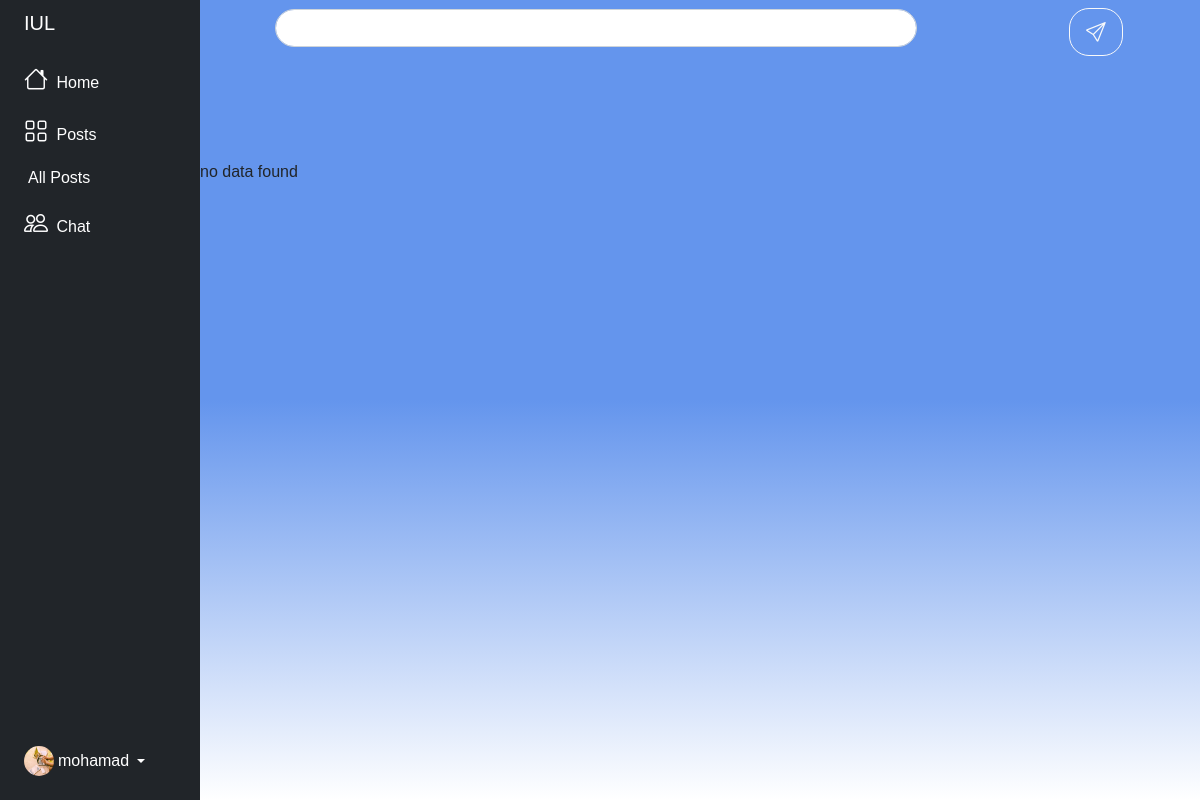
The app's page /chat.php (signed in), older data.
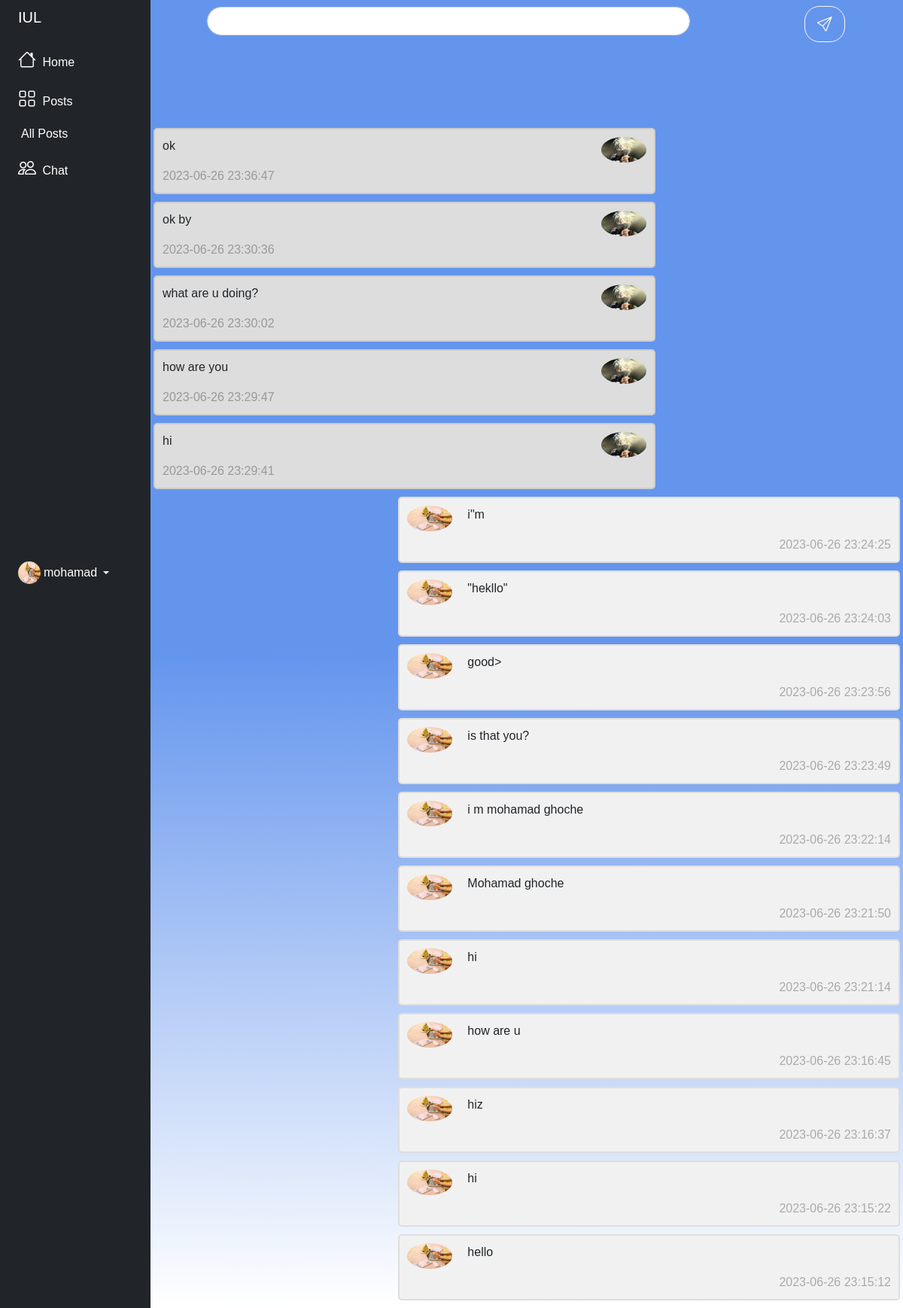
The same page, newer data.
### tables this page shows
CREATE TABLE `chats` (
  `id` int NOT NULL,
  `user_id` int NOT NULL,
  `chat` varchar(100) NOT NULL,
  `created_at` timestamp NOT NULL
);

CREATE TABLE `user` (
  `id` int NOT NULL,
  `username` varchar(1000) NOT NULL,
  `email` varchar(1000) NOT NULL,
  `password` varchar(1000) NOT NULL,
  `image` varchar(1000) NOT NULL,
  `date` timestamp NOT NULL
);

### chat.php (the view, shortened to what this page needs)
<?php
include('./db_config/chataction.php');
$sql = "SELECT u.id, c.id as chat_id, u.username, u.image, c.user_id, c.chat, c.created_at
        FROM user AS u
        JOIN chats AS c where  u.id = c.user_id
        ORDER BY c.created_at DESC";
$result = mysqli_query($conn , $sql);
?>
<!DOCTYPE html>
<html lang="en">
<head>
    <link rel="stylesheet" href="https://cdn.jsdelivr.net/npm/bootstrap@5.2.3/dist/css/bootstrap.min.css">
    <link rel="stylesheet" href="https://cdn.jsdelivr.net/npm/bootstrap-icons@1.10.3/font/bootstrap-icons.css">
    <link rel="stylesheet" href="./css/post.css">
</head>
<body>
    <div class="container-fluid ">
        <div class="row ">
            <div class="col-3 col-sm-3 col-md-3 col-xl-2 px-sm-2 px-0 bg-dark " style="min-height: 100vh;">
                <div
                    class="d-flex flex-column align-items-center align-items-sm-start px-3 pt-2 text-white min-vh-100 side ">
                    <a href="/"
                        class="d-flex align-items-center pb-3 mb-md-0 me-md-auto text-white text-decoration-none">
                        <span class="fs-5 d-none d-sm-inline">IUL</span>
                    </a>
                    <ul class="nav nav-pills flex-column mb-sm-auto mb-0 align-items-center align-items-sm-start"
                        id="menu">
                        <li class="nav-item">
                            <a href="./home.php" class="nav-link align-middle px-0">
                                <i class="fs-4 bi-house"></i> <span class="ms-1 d-none d-sm-inline">Home</span>
                            </a>
                        </li>
                        <li>
                            <a href="#submenu1" data-bs-toggle="collapse" class="nav-link px-0 align-middle">
                                <i class="fs-4 bi-grid"></i> <span class="ms-1 d-none d-sm-inline">Posts</span> </a>
                            <ul class="collapse show nav flex-column ms-1" id="submenu1" data-bs-parent="#menu">
                                <li class="w-100">
                                    <a href="./seepost2.php" class="nav-link px-0"> <span class="d-none d-sm-inline">All
                                            Posts</span>
                                    </a>
                                </li>
                            </ul>
                        </li>
                        <li>
                            <a href="./chat.php" class="nav-link px-0 align-middle">
                                <i class="fs-4 bi-people"></i> <span class="ms-1 d-none d-sm-inline">Chat</span>
                            </a>
                        </li>
                    </ul>
                    <div class="dropdown pb-4">
                        <a href="#" class="d-flex align-items-center text-white text-decoration-none dropdown-toggle"
                            id="dropdownUser1" data-bs-toggle="dropdown" aria-expanded="false">
                            <img src="./images/<?php echo $_SESSION['image'];?>" alt="hugenerd" width="30" height="30"
                                class="rounded-circle">
                            <span class="d-none d-sm-inline mx-1"><?php echo $_SESSION['username']?></span>
                        </a>
                    </div>
                </div>
            </div>
            <div class="col-9 col-sm-9 col-md-9 col-xl-10 py-0 px-0" style="background:linear-gradient(cornflowerblue,cornflowerblue,white);">
                <div style="width: 100%;height: 20vh; ">
                    <div style="width: 100%; height: 10%; background-color:cornflowerblue; margin: auto;" class="row">
                        <div class="col-8 d-flex justify-content-center" style="margin: auto;">
                            <form action="./chat.php" method="post" style="width: 100%; margin: auto;">
                                <div class="form-outline">
                                    <input type="text" id="form12" class="form-control" name="chat"
                                        style="width: 100%; margin: auto; border-radius: 20px; " />
                                </div>
                        </div>
                        <div class="col-1  d-flex justify-content-center  " style="margin: auto;">
                           <button type="submit" name="submit" class="btn btn-lg btn-outline-light mt-2" style="margin: auto;border-radius: 20px;"> <i class="bi bi-send "></i></button>
                        </div>
                    </div>
                </div>
                <?php
                if(mysqli_num_rows($result) < 1){
                    echo "no data found";
                }else{
                    while($row = mysqli_fetch_assoc($result)){
                        $id = $row['id'];
                        $image = $row['image'];
                        $chat = $row['chat'];
                        $created_at = $row['created_at'];
                if($_SESSION['userId']==$id)
                {
                ?>
                    <div class="col-8 ms-auto m-1">
                <div class="container">
                    <img src="./images/<?php echo $image;?>" alt="Avatar" style="width:70%;">
                    <p><?php echo $chat;?></p>
                    <span class="time-right"><?php echo $created_at;?></span>
                </div>
                </div>
                <?php } else{ ?>
                    <div class="col-8 me-auto m-1">
                  <div class="container darker">
                    <img src="./images/<?php echo $image;?>" alt="Avatar" class="right" style="width:70%;">
                    <p><?php echo $chat;?></p>
                    <span class="time-left"><?php echo $created_at;?></span>
                  </div>
            </div>
            <?php } ?>
            <?php } ?>
            <?php } ?>
            </div>
        </div>
    </div>
</body>
</html>

### css/post.css (style rules this page uses)
* { font-family:'Franklin Gothic Medium', 'Arial Narrow', Arial, sans-serif; margin: 0; padding: 0; box-sizing: border-box; }
.nav-link,.navbar-brand { color: white; border-radius: 20%; }
.container { border: 2px solid #dedede; background-color: #f1f1f1; border-radius: 5px; padding: 10px; margin: 10px 0; }
.darker { border-color: #ccc; background-color: #ddd; }
.container::after { content: ""; clear: both; display: table; }
.container img { float: left; max-width: 60px; width: 100px; margin-right: 20px; border-radius: 50%; }
.container img.right { float: right; margin-left: 20px; margin-right:0; }
.time-right { float: right; color: #aaa; }
.time-left { float: left; color: #999; }
.side { position: fixed; }

Row changes from the older to the newer data that the page shows:
added chats: user.image (picture), chat "ok", created_at "2023-06-26 23:36:47"
added chats: user.image (picture), chat "ok by", created_at "2023-06-26 23:30:36"
added chats: user.image (picture), chat "what are u doing?", created_at "2023-06-26 23:30:02"
added chats: user.image (picture), chat "how are you", created_at "2023-06-26 23:29:47"
added chats: user.image (picture), chat "hi", created_at "2023-06-26 23:29:41"
added chats: user.image (picture), chat "i\"m", created_at "2023-06-26 23:24:25"
added chats: user.image (picture), chat "\"hekllo\"", created_at "2023-06-26 23:24:03"
added chats: user.image (picture), chat "good>", created_at "2023-06-26 23:23:56"
added chats: user.image (picture), chat "is that you?", created_at "2023-06-26 23:23:49"
added chats: user.image (picture), chat "i m mohamad ghoche", created_at "2023-06-26 23:22:14"
added chats: user.image (picture), chat "Mohamad ghoche", created_at "2023-06-26 23:21:50"
added chats: user.image (picture), chat "hi", created_at "2023-06-26 23:21:14"
added chats: user.image (picture), chat "how are u", created_at "2023-06-26 23:16:45"
added chats: user.image (picture), chat "hiz", created_at "2023-06-26 23:16:37"
added chats: user.image (picture), chat "hi", created_at "2023-06-26 23:15:22"
added chats: user.image (picture), chat "hello", created_at "2023-06-26 23:15:12"
Text that changed along with them:
text no longer shown: "no data found"
